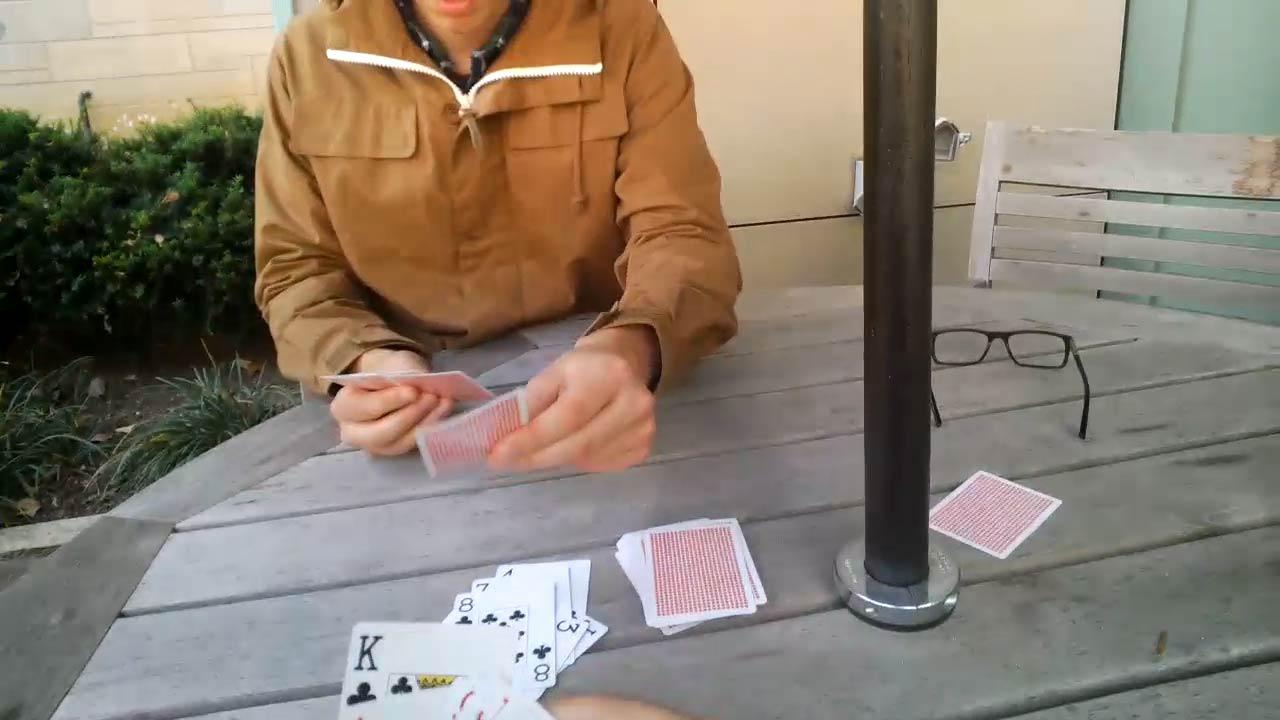
#> input picture image_data/hands/images/test/CARDS_COURTYARD_H_S_frame_0611_jpg.rf.998fea83f9f1accde92be827e7a53f9b.jpg, 1280 x 720 px
$ python -i image_find_focus.py   (imports and definitions only)
#> lines starting #> are read from the running program, lines starting #| are printed output that depends on the picture; after the words box and inside, x2 and y2 are one past the last pixel; in counts of white or black regions, pixels touching at a corner belong together
### src/robot/__init__.py
# -*- coding: utf-8 -*-
import os
import sys
from pathlib import Path
import logging
import colorlog


def get_root():
    file = Path(__file__).resolve()
    root = file.parents[0]
    if str(root) not in sys.path:
        sys.path.append(str(root))
    root = Path(os.path.relpath(root, Path.cwd()))
    root = str(root) + '/'
    return root


def create_logger(mode):
    # 创建一个日志器
#> further down, picture is the input picture: shape (720, 1280, 3); mean B, G, R 111.9, 125.2, 137.3
    logger = logging.getLogger("Robot")
    if not logger.handlers:
        # console输出
        if mode == "console":
            handler = logging.StreamHandler()
            logger.setLevel(logging.DEBUG)
            formatter = colorlog.ColoredFormatter(
                fmt='%(log_color)s[%(asctime)s.%(msecs)03d] %(filename)s -> %(funcName)s line:%(lineno)d [%(levelname)s] : %(message)s',
                datefmt='%Y-%m-%d  %H:%M:%S',
                log_colors={
                    'DEBUG': 'white',
                    'INFO': 'green',
                    'WARNING': 'yellow',
                    'ERROR': 'red',
                    'CRITICAL': 'bold_red',
                }
            )

        # exe下输出文件
        elif mode == "file":
            log_file = ROOT + "../../Robot.log"
            handler = logging.FileHandler(log_file, mode="w", encoding="UTF-8")
            logger.setLevel(logging.WARNING)
            formatter = logging.Formatter(
                fmt='[%(asctime)s.%(msecs)03d] %(filename)s -> %(funcName)s line:%(lineno)d [%(levelname)s] : %(message)s',
                datefmt='%Y-%m-%d  %H:%M:%S')

        handler.setFormatter(formatter)
        logger.addHandler(handler)

    return logger


ROOT = get_root()
IMAGE_DATA_PATH = ROOT + "../../image_data/"  # 数据集文件相对于robot的路径
PARAMS_YAML = ROOT + "../../params.yaml"  # params.yaml文件相对于robot的路径
SERVER_ADDR = ('localhost', 8000)  # 机械臂IP地址与端口号

LOG = create_logger("console")
# LOG = create_logger("file")

### src/windows/image_find_focus.py
# -*- coding: utf-8 -*-
import cv2
import numpy as np
from robot import LOG


class FocusFinder(object):
    def __init__(self, scale=1, allowed_moving_girth=300):
        self.scale = scale
        self.allowed_moving_girth = allowed_moving_girth
        self.allowed_moving_length = 20
        self.pre_corner_point = [(0, 0), (0, 0), (0, 0), (0, 0)]
        self.pre_max_length = 0
        self.is_first = True

    # [336 lines left out: functions find_focus, find_chessboard, not called in this run]

    def calSize(self, sort_corner_list, scale):
        h1 = sort_corner_list[2][1] - sort_corner_list[1][1]
        h2 = sort_corner_list[3][1] - sort_corner_list[0][1]
        hight = max(h1, h2) * scale

        w1 = sort_corner_list[1][0] - sort_corner_list[0][0]
        w2 = sort_corner_list[2][0] - sort_corner_list[3][0]
        width = max(w1, w2) * scale

        return hight, width

    def sort_corner(self, corner_point):
        for i in range(len(corner_point)):
            for j in range(i + 1, len(corner_point)):
                if corner_point[i][1] > corner_point[j][1]:
                    tmp = corner_point[j]
                    corner_point[j] = corner_point[i]
                    corner_point[i] = tmp
        top = corner_point[:2]  # 前两个点（Y坐标较小，位于上方）
        bot = corner_point[2:]  # 后两个点（Y坐标较大，位于下方）

        if top[0][0] > top[1][0]:  # X小的在左，X大的在右
            tmp = top[1]
            top[1] = top[0]
            top[0] = tmp

        if bot[0][0] > bot[1][0]:
            tmp = bot[1]
            bot[1] = bot[0]
            bot[0] = tmp

        tl = top[0]
        tr = top[1]
        bl = bot[0]
        br = bot[1]

        # [6 lines of commented-out code are left out]
        corners = [tl, tr, br, bl]
        return corners

    def area(self, a, b, c):
        return (a[0] - c[0]) * (b[1] - c[1]) - (b[0] - c[0]) * (a[1] - c[1])

    # 使用了一种基于直线分割的方法来寻找四个顶点，试图最大化两侧点到直线的距离之和
    # [102 lines left out: functions find_corner, find_corner2, find_corner3, not called in this run]

    def find_corner4(self, point_list):
        # 最小外接圆形
        (x, y), radius = cv2.minEnclosingCircle(point_list)
        center = (int(x), int(y))
        radius = int(radius)

        lt = (center[0] - radius, center[1] - radius)
        rt = (center[0] + radius, center[1] - radius)
        lb = (center[0] - radius, center[1] + radius)
        rb = (center[0] + radius, center[1] + radius)
        return [lt, rt, rb, lb], center, radius

    # [14 lines left out: function is_all_points_inside, not called in this run]

    def optimal_approx_poly(self, cnt, max_epsilon_ratio=0.02):
        """
        优化：动态调整 epsilon 以找到“包容+最少顶点”的最优逼近多边形
        - cnt: 原始轮廓(N,1,2)
        - epsilon_ratio:初始 epsilon 比例（默认 0.1%,即周长的 0.1%）
        返回：最优逼近多边形(M,1,2)
        """
        # 1. 轮廓周长（用于动态调整 epsilon）
        arc_length = cv2.arcLength(cnt, closed=True)

        # 提取原始轮廓的所有离散点（格式：(N,2)）
        cnt_points = cnt.reshape(-1, 2)

        # 2. 初始化 epsilon（从最小阈值开始，逐步增大）
        epsilon_ratio = 0.001  # 初始比例（周长的 0.1%）
        best_approx = cnt  # 初始最优逼近（即原始轮廓）
        min_vertices = len(cnt)  # 初始最小顶点数（原始轮廓顶点数）

        # 3. 动态调整 epsilon，寻找“包容+最少顶点”的逼近
        while (
            epsilon_ratio <= max_epsilon_ratio
        ):  # 最大比例（避免过度失真，可按需调整）
            epsilon = epsilon_ratio * arc_length
            approx = cv2.approxPolyDP(cnt, epsilon, closed=True)  # epsilon 越大，点越少
            current_vertices = len(approx)

            # 关键校验：1. 顶点数更少；2. 所有原始点在近似多边形内部
            if current_vertices < min_vertices:
                # and self.is_all_points_inside(
                #     cnt_points, approx
                # ):
                # LOG.debug(
                #     f"epsilon_ratio={epsilon_ratio:.4f}, epsilon={epsilon:.2f}, "
                #     f"vertices={current_vertices}"
                # )
                min_vertices = current_vertices
                best_approx = approx  # 更新最优逼近

            # 增大 epsilon 比例（步长可按需调整，步长越小越精准）
            epsilon_ratio += 0.002
        return best_approx

    # [31 lines left out: function detect_shape, not called in this run]

    def merge_contours(self, contours, merge_distance=10):
        """
        简单的合并策略：对若干轮廓的外接矩形进行合并
        如果两个轮廓的外接矩形相距小于 merge_distance，则合并为一个轮廓
        返回合并后的轮廓列表（形态可能不是严格的轮廓，但有利于“一个物体一个轮廓”的目标）
        """
        if not contours:
            return []

        # 先将每个轮廓用其外接矩形表示
        rects = [cv2.boundingRect(cnt) for cnt in contours]

        merged = []
        used = [False] * len(contours)

        for i, cnt_i in enumerate(contours):
            if used[i]:
                continue
            x1, y1, w1, h1 = rects[i]
            # 初始合并轮廓
            merged_cnt = cnt_i
            used[i] = True
            for j in range(i + 1, len(contours)):
                if used[j]:
                    continue
                x2, y2, w2, h2 = rects[j]
                # 计算两矩形的最近距离
                dist = max(
                    0,
                    max(x2 - (x1 + w1), x1 - (x2 + w2), y2 - (y1 + h1), y1 - (y2 + h2)),
                )
                if dist <= merge_distance:
                    # 合并为一个轮廓：简单将两者拼接后再轮廓化
                    all_pts = np.vstack([merged_cnt, contours[j]])
                    # 将若干点再近似为轮廓
                    peri = cv2.arcLength(all_pts, True)
                    merged_cnt = cv2.approxPolyDP(all_pts, 0.01 * peri, True)
                    used[j] = True
                    # 更新矩形信息以便进一步合并
                    x1 = min(x1, x2)
                    y1 = min(y1, y2)
                    x2r = max(x1 + w1, x2 + w2)
                    y2r = max(y1 + h1, y2 + h2)
                    w1 = x2r - x1
                    h1 = y2r - y1
            merged.append(merged_cnt)
        return merged

    def find_chesspiece(
        self,
        img,
        shape="circle",
        min_threshold=30,
        max_threshold=250,
        hight=None,
        width=None,
    ):
        # 保存原始图像副本，用于后续的透视变换
#> called with shape = 'circle', min_threshold = 30, max_threshold = 250
        source_img = img.copy()
        # 对图像进行高斯模糊处理，减少噪声影响
        img = cv2.GaussianBlur(img, (3, 3), 0, 0)

        # 使用Canny算法进行边缘检测
        canny = cv2.Canny(img, min_threshold, max_threshold)
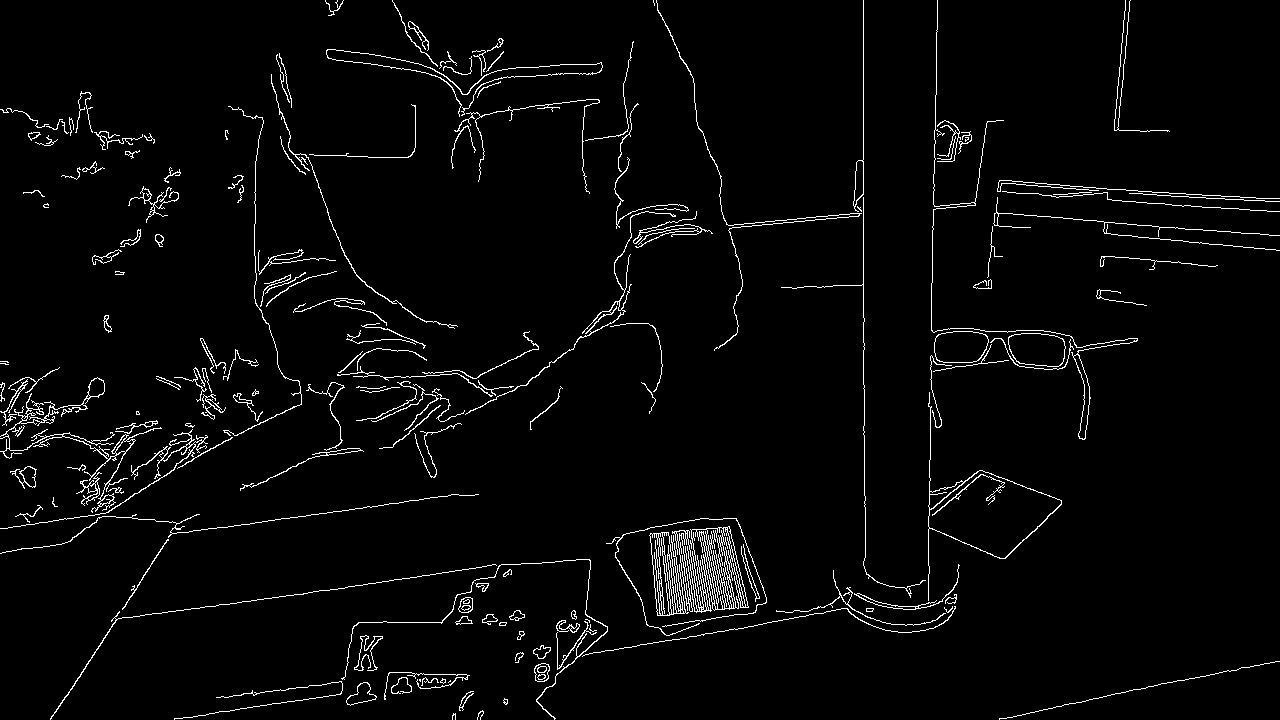
#> canny: shape (720, 1280); 3% white in thin lines or dots
        # cv2.imshow("canny1", canny)
        # 创建3x3的全1矩阵作为形态学操作的核
        # 结构元素过大可能会造成过度
        k = np.ones((1, 1), np.uint8)
        # 对边缘图像进行闭运算，连接断开的边缘
        canny = cv2.morphologyEx(canny, cv2.MORPH_CLOSE, k)
        # cv2.imshow("canny2", canny)

        # 查找边缘图像的外部轮廓
        contours, hierarchy = cv2.findContours(
            canny, cv2.RETR_EXTERNAL, cv2.CHAIN_APPROX_SIMPLE
        )
#> contours = 167 contours, 91 with area under 20; largest, box (x1, y1, x2, y2) and area: (928, 392, 1062, 601) 7170, (672, 526, 749, 613) 2603, (649, 532, 689, 616) 1735, (1008, 333, 1066, 367) 1590, (934, 331, 989, 363) 1462
        # LOG.debug(f"找到{len(contours)}个轮廓")

        # 过滤小面积的轮廓
        contours = [cnt for cnt in contours if cv2.contourArea(cnt) >= 10]
#> contours = 108 contours, 32 with area under 20; largest, box (x1, y1, x2, y2) and area: (928, 392, 1062, 601) 7170, (672, 526, 749, 613) 2603, (649, 532, 689, 616) 1735, (1008, 333, 1066, 367) 1590, (934, 331, 989, 363) 1462
        # 轮廓合并
        contours = self.merge_contours(contours, merge_distance=1000000)
#> in merge_contours, `rects = [cv2.boundingRect(cnt) for cnt in contours]`: rects = 108 items, first 6: (503, 698, 5, 7), (459, 691, 15, 20), (346, 682, 31, 24), (440, 678, 6, 6), (391, 677, 21, 17), (384, 672, 86, 28)
#> in merge_contours, `used = [False] * len(contours)`: used = 108 items, first 6: False, False, False, False, False, False
#> the loop in merge_contours, `for i, cnt_i in enumerate(contours):` made 108 passes
#> after the loop in merge_contours, `for i, cnt_i in enumerate(contours):`: merged = 1 contour; box (x1, y1, x2, y2) and area: (0, 0, 1280, 720) 171705; used = 108 items, first 6: True, True, True, True, True, True
#> contours has the same summary as merged in merge_contours

        # 按轮廓面积从大到小排序，只保留面积最大的一个轮廓
        contours = sorted(contours, key=cv2.contourArea, reverse=True)[:1]
        # 如果没有找到轮廓，返回失败
        if len(contours) == 0:
            LOG.debug("未找到轮廓")
            return 0, False
        # 计算最大轮廓的周长
        max_length = abs(cv2.arcLength(contours[0], True))
#> max_length = 17262

        # 如果轮廓周长小于阈值600，认为不是有效的聚焦区域，返回失败
        if max_length < 200:
            LOG.debug(f"轮廓周长为{max_length},小于100")
            return 0, False

        # 轮廓逼近函数，用于将复杂的轮廓近似为具有较少顶点的简单多边形。
        # 这在图像处理中常用于简化轮廓形状，去除不必要的细节，使轮廓更加规整。
        # 轮廓周长/面积，用于后续阈值与近似
        # 轮廓近似为多边形，epsilon 取周长的 1-2%
        if shape == "circle":
            max_epsilon_ratio = 0.02
        else:
            max_epsilon_ratio = 0.01
        approx_poly_points = self.optimal_approx_poly(contours[0], max_epsilon_ratio)
#> in optimal_approx_poly, `cnt_points = cnt.reshape(-1, 2)`: cnt_points = 25 pairs, first value 0 to 1279, second value 0 to 719
#> in optimal_approx_poly, `best_approx = cnt`: best_approx = contour of 25 points, box (x1, y1, x2, y2) (0, 0, 1280, 720), area 171705
#> in optimal_approx_poly, `min_vertices = len(cnt)`: min_vertices = 25
#> the loop in optimal_approx_poly, `while ( epsilon_ratio <= max_epsilon_ratio ):` made 10 passes
#> (epsilon, current_vertices, min_vertices) on passes 8 to 10: (258.9, 20, 20), (293.5, 13, 13), (328, 12, 12)
#> after the loop in optimal_approx_poly, `while (`: best_approx = contour of 12 points, box (x1, y1, x2, y2) (0, 0, 1280, 720), area 95416; epsilon_ratio = 0.021; min_vertices = 12
#> approx_poly_points has the same summary as best_approx in optimal_approx_poly
        # LOG.debug(
        #     f"原轮廓点数{len(contours[0])}，轮廓逼近后点数{len(approx_poly_points)}"
        # )

        debug_caver = np.ones((canny.shape[0], canny.shape[1], 3), np.uint8) * 255
        cv2.drawContours(debug_caver, contours[0], -1, (0, 0, 0), 8)  # black
        cv2.drawContours(debug_caver, approx_poly_points, -1, (0, 255, 0), 8)  # green
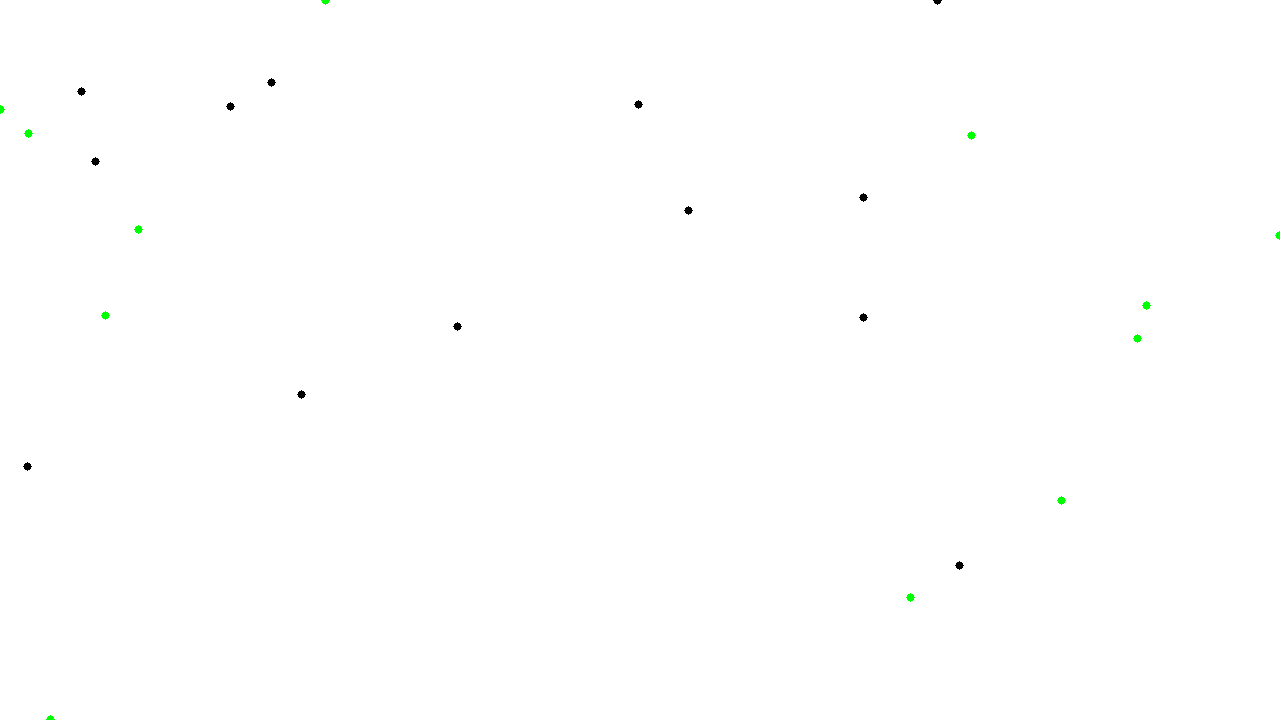
#> debug_caver: shape (720, 1280, 3); mean of channels 0, 1, 2 254.7, 254.8, 254.7; drawn as B, G, R

        if shape == "circle":
            corner_point, center, radius = self.find_corner4(approx_poly_points)
#> in find_corner4, `(x, y), radius = cv2.minEnclosingCircle(point_list)`: x = 620.5; y = 365.2; radius = 671.3
#> in find_corner4, `center = (int(x), int(y))`: center = (620, 365)
#> in find_corner4, `radius = int(radius)`: radius = 671
#> in find_corner4, `lt = (center[0] - radius, center[1] - radius)`: lt = (-51, -306)
#> in find_corner4, `rt = (center[0] + radius, center[1] - radius)`: rt = (1291, -306)
#> in find_corner4, `lb = (center[0] - radius, center[1] + radius)`: lb = (-51, 1036)
#> in find_corner4, `rb = (center[0] + radius, center[1] + radius)`: rb = (1291, 1036)
#> corner_point = [(-51, -306), (1291, -306), (1291, 1036), (-51, 1036)]; center = (620, 365); radius = 671
            source_img = self.crop_circle1(source_img, center, radius)  # 移除背景
        else:
            points_list = []
            for v in approx_poly_points:
                points_list.append((v[0][0], v[0][1]))
            corner_point = self.find_corner(points_list)
            # corner_point = self.find_corner3(approx_poly_points)
        # LOG.debug(f"角点位置:{corner_point}, 形状:{shape}")

        # 修正负坐标
        corner_point1 = []
        for x, y in corner_point:
            if x < 0:
                x = 0
            if y < 0:
                y = 0
            corner_point1.append((x, y))
            cv2.circle(debug_caver, (int(x), int(y)), 6, (0, 0, 255), 2)  # red
#> this loop made 4 passes
#> after the loop, corner_point1 = [(0, 0), (1291, 0), (1291, 1036), (0, 1036)]

        # 调用sort_corner方法对4个顶点进行排序
        sort_corner_list = self.sort_corner(corner_point1)
#> the loop in sort_corner, `for i in range(len(corner_point)):` made 4 passes
#> in sort_corner, `top = corner_point[:2]`: top = [(0, 0), (1291, 0)]
#> in sort_corner, `bot = corner_point[2:]`: bot = [(1291, 1036), (0, 1036)]
#> in sort_corner, `tmp = bot[1]`: tmp = (0, 1036)
#> in sort_corner, `tl = top[0]`: tl = (0, 0)
#> in sort_corner, `tr = top[1]`: tr = (1291, 0)
#> in sort_corner, `bl = bot[0]`: bl = (0, 1036)
#> in sort_corner, `br = bot[1]`: br = (1291, 1036)
#> in sort_corner, `corners = [tl, tr, br, bl]`: corners = [(0, 0), (1291, 0), (1291, 1036), (0, 1036)]
#> sort_corner_list = [(0, 0), (1291, 0), (1291, 1036), (0, 1036)]
        # LOG.debug(f"排序前：{corner_point1},排序后角点位置:{sort_corner_list}")
        for x, y in sort_corner_list:
            cv2.circle(debug_caver, (int(x), int(y)), 10, (255, 0, 0), 2)  # blue
#> this loop made 4 passes
        # cv2.imshow("debug Caver", debug_caver)

        # 计算目标图像的尺寸
        if hight is None or width is None:
            hight, width = self.calSize(sort_corner_list, self.scale)
#> in calSize, `h1 = sort_corner_list[2][1] - sort_corner_list[1][1]`: h1 = 1036
#> in calSize, `w1 = sort_corner_list[1][0] - sort_corner_list[0][0]`: w1 = 1291
#> hight = 1036; width = 1291
        # 定义目标图像的四个角点坐标
        aim_size = np.float32([[0, 0], [width, 0], [width, hight], [0, hight]])
#> aim_size = [[0, 0], [1291, 0], [1291, 1036], [0, 1036]]

        # 提取原始图像中检测到的四个角点坐标
        raw_size = []
        for x, y in sort_corner_list:
            raw_size.append([x, y])
#> after the loop, raw_size = [[0, 0], [1291, 0], [1291, 1036], [0, 1036]]
        # 将坐标转换为浮点数类型
        raw_size = np.float32(raw_size)
        # 计算透视变换矩阵
        translate_map = cv2.getPerspectiveTransform(raw_size, aim_size)
#> translate_map = [[1, 0, 0], [0, 1, 0], [0, 0, 1]]
        # 应用透视变换，将图像中任意四边形区域矫正为规则矩形
        translate_img = cv2.warpPerspective(
            source_img, translate_map, (int(width), int(hight))
        )
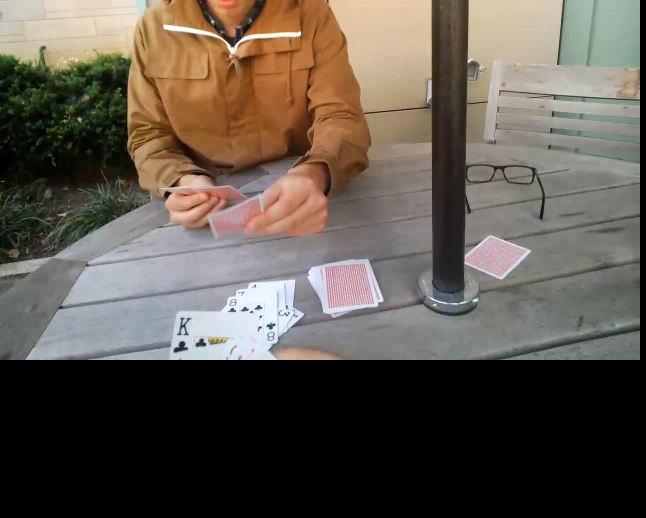
#> translate_img: shape (1036, 1291, 4) (shown at 1/2 size); mean B, G, R, A 77.1, 86.3, 94.6, 171.3

        # 对图像进行水平翻转（镜像处理）
        # translate_img = cv2.flip(translate_img, 1)  # 对角镜像
        # 返回矫正后的图像和成功标志
        return translate_img, True

    def crop_circle1(self, img, center, radius):
        """
        使用OpenCV函数创建透明圆形图像

        Args:
            img: 输入图像
            center: 圆心坐标
            radius: 圆半径

        Returns:
            透明背景的圆形图像
        """
        h, w = img.shape[:2]

        # 如果输入是灰度图，转换为BGR
        if len(img.shape) == 2:
            img = cv2.cvtColor(img, cv2.COLOR_GRAY2BGR)

        # 创建带Alpha通道的图像
        bgra_img = cv2.cvtColor(img, cv2.COLOR_BGR2BGRA)

        # 创建圆形掩码
        mask = np.zeros((h, w), dtype=np.uint8)
        cv2.circle(mask, center, radius, 255, -1)

        # 应用掩码：圆形区域外设为透明
        bgra_img[:, :, 3] = mask

        return bgra_img

    # [30 lines left out: function crop_circle2, not called in this run]

>>> import cv2
>>> picture = cv2.imread('../../image_data/hands/images/test/CARDS_COURTYARD_H_S_frame_0611_jpg.rf.998fea83f9f1accde92be827e7a53f9b.jpg')
>>> result = FocusFinder().find_chesspiece(picture)
